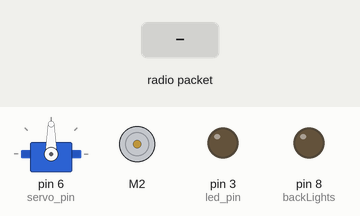
A sketch run on a simulated Arduino Uno, built with avr-gcc and run on an emulated ATmega328P. Shown: servo, DC motor (green arrow = forward, orange = backward, longer = faster), output pins drawn as LEDs (lit = HIGH). Inputs (shaded band) come from the test bench. No radio packets arrive unless stated.

Above: at 8.2 s.
8.3 s: radio packet "1" arrives
At 10.1 s:
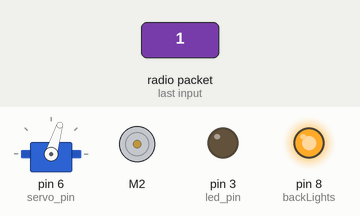
10.4 s: radio packet "0" arrives
At 11.8 s:
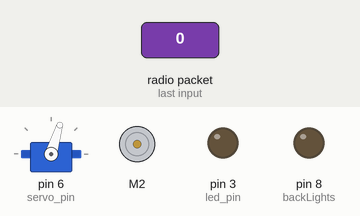
12.5 s: radio packet "2" arrives
At 12.9 s:
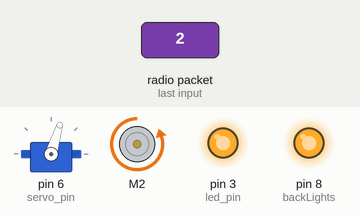
Timing chart, 0 to 15.5 s (numbered marks = the images above; inputs shaded):
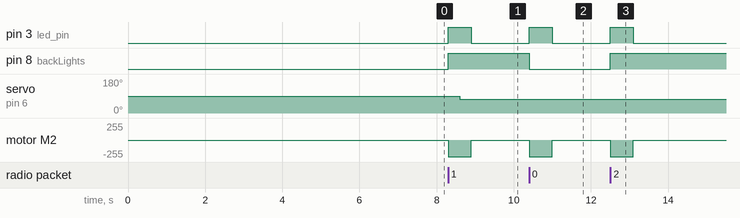

The sketch:

rover-final.ino
```cpp
#include "DataCoder.h" // for 433MHz

const int SW_pin = 7; // digital pin connected to switch output

// This is the library for the Servo motor micro
#include <ServoTimer2.h>
ServoTimer2 servo; // using the Class Servo
const int servo_pin = 6;

// This is the library for the TB6612 that contains the class Motor and all the
// functions
#include <SparkFun_TB6612.h>
// Pins for all inputs, keep in mind the PWM defines must be on PWM pins
// the default pins listed are the ones used on the Redbot (ROB-12097) with
// the exception of STBY which the Redbot controls with a physical switch
#define AIN1 2
#define AIN2 4
#define PWMA 5
#define STBY 9
// these constants are used to allow you to make your motor configuration
// line up with function names like forward.  Value can be 1 or -1
const int offsetA = 1;
// Initializing motors.  The library will allow you to initialize as many
// motors as you have memory for.  If you are using functions like forward
// that take 2 motors as arguements you can either write new functions or
// call the function more than once.
Motor motor1 = Motor(AIN1, AIN2, PWMA, offsetA, STBY);
long mval = 0;
long mval1 = 0;
float inArray[RF_DATA_ARRAY_SIZE];
union RFData inDataSeq;

// This is the library for the Radio Transmitter and Reciever 433MHz
#include "VirtualWire.h"
const int recieve_pin = 12;
const int led_pin = 3;


// Head and Back lights
const int backLights = 8;
int turnLights = 0;

void setup() {
 //    Serial.begin(9600);
     Serial.println("******** SKL Electronics *******");
     delay(3000);
     Serial.println("System started. Tests will start in 1 sec.");
     delay(3000);
     Serial.println("------------------------- - -----------------------");
  // Servo settings starts here *****
    servo.attach(servo_pin); // Setting pin 8 to be OUTPUT to the servo motor
    Serial.println("Servo diagnostics starts.");
    Serial.println("Servo go to middle position!");
    pinMode(SW_pin, INPUT);
    digitalWrite(SW_pin, HIGH);
    // Setting up Servo Test Fast Run
    /*
    servo.write(1500); // Turn Middle
    delay(2000);
    Serial.println("Servo go to Left position!");
    servo.write(1300);   // Turn Left
    delay(2000);
    Serial.println("Servo return to middle position.");
    servo.write(1500); // Turn Middle
    delay(2000);
    Serial.println("Servo try turning to RIGHT.");
    servo.write(1700);   // Turn Right
    delay(2000);
    Serial.println("Servo return in middle position.");
    servo.write(1500); // Turn Middle
    delay(2000);
    */
  // Servo settings ends here *****


  // Motor settings starts Here -----
  /*
    Serial.println("Motor diagnostics starts.");
    Serial.println("Motor go forward for 1.2 seconds");
    mval = map(600, 500, 1023, 0, 255);
    for (int i = 0; i < 10; i++){
      motor1.drive(mval);
      delay(100);
    }
    Serial.println("Motor stop!");
    motor1.brake();
    mval = 0;

    Serial.println("Motor go backwards for 1.2 seconds");
    mval1 = map(300,500, 0, 0 , -255);
    for (int i = 0; i < 10; i++){
      motor1.drive(mval1);
      delay(100);
    }
    Serial.println("Motor stop!");
    mval1 = 0;
    motor1.brake();
    delay(2000);
    */
  // Motor settings ends Here -----

  // Reciever 433MHz settings starts Here *****
     Serial.println("Reciever 433MHz start procedure begin.");
     pinMode(led_pin, OUTPUT);
     vw_set_rx_pin(recieve_pin);
     vw_set_ptt_inverted(true);
     vw_setup(1600);
     Serial.println("Starting up the listening vw_rx_start().");
     vw_rx_start();

    // test the LED
    /*
     Serial.println("Testing the diagnostic LED ON, OFF, between 2 seconds");
     digitalWrite(led_pin, HIGH);
     delay(2000);
     digitalWrite(led_pin, LOW);
     delay(2000);
     digitalWrite(led_pin, HIGH);
     delay(2000);
     digitalWrite(led_pin, LOW);
     delay(2000);
     */
  // Reciever 433MHz settings ends Here *****

  pinMode(backLights, OUTPUT);
  digitalWrite(backLights, LOW);

    Serial.println("End of diagnostics.");
    delay(1000);
    Serial.println("System boot finished.");
    Serial.println("------------------ --- ---------------------");

}


void loop() {
 //    Serial.println("Waiting for new command...");

     uint8_t buf[VW_MAX_MESSAGE_LEN];
     uint8_t buflen = VW_MAX_MESSAGE_LEN;


     if (vw_get_message(buf, &buflen)) {

      digitalWrite(led_pin, HIGH);
      for (int i = 0; i < buflen; i++){
        inDataSeq.s[i] = buf[i];
      }

      DecodeRFData(inArray, inDataSeq);
      for (int i = 0; i < RF_DATA_ARRAY_SIZE; i++){
        Serial.print((int)inArray[i]);
        Serial.print(", ");
      }
      if (inArray[2] < 1){
       Serial.println("Change Lights State!");
        if (turnLights > 0){
          Serial.println("We turn  BACK light OFF");
          turnLights = 0;
        digitalWrite(backLights, LOW);

        }  else if (turnLights == 0){
           Serial.println("We turn  BACK light ON");
          turnLights = 1;
        digitalWrite(backLights, HIGH);

        }
      }
      Serial.println("");

      if (inArray[0] > 510){
         Serial.println("FRONT DIRECTION ------------->");
         digitalWrite(led_pin, HIGH);
         mval = map(inArray[0], 511, 1023, 0, 255);
         motor1.drive(mval, 300);

         inArray[0] = 500;
      }else if (inArray[0] < 495){
         Serial.println("<------------ BACK DIRECTION");
         digitalWrite(led_pin, HIGH);
         mval1 = map(inArray[0], 494, 0, 0, -255);
         motor1.drive(mval1, 300);
         inArray[0] = 500;
      } else {
        motor1.standby();
        inArray[0] = 500;
      }

      if (inArray[1] > 530){
         Serial.println("RIGHT TURN >>>>>>>>>>>>");
         digitalWrite(led_pin, HIGH);
         servo.write(map(inArray[1], 531, 1023, 1500, 2500));
         delay(300);
      } else if (inArray[1] < 495){
         digitalWrite(led_pin, HIGH);
         Serial.println("<<<<<<<<<< LEFT TURN");
         servo.write(map(inArray[1], 494, 0, 1500, 1300));
         delay(300);
      }


    } else {
      motor1.standby();
      digitalWrite(led_pin, LOW);
    }

}
```

DataCoder.cpp
```cpp
#include "DataCoder.h"

//#include <QDebug>

void SetupRFDataTxnLink(int transmit_pin, int baudRate)
{
  vw_set_tx_pin(transmit_pin);
  vw_setup(baudRate);
}

void SetupRFDataRxnLink(int rx_pin, int baudRate)
{
  vw_set_rx_pin(rx_pin);
  vw_setup(baudRate);
  vw_rx_start();
}

bool RFLinkDataAvailable(uint8_t* buf, uint8_t* buflen)
{
if(vw_get_message(buf,buflen)) return true;
else return false;
}


void EncodeRFData(float* outArray, RFData& outData)
{
    //qDebug() << "Encoded Values..." ;

    for (int i = 0; i < RF_DATA_ARRAY_SIZE ; i++)
    {
        outData.dataBox[i] = (unsigned short)(outArray[i] * 10 * RF_DATA_DECIMAL_PLACES);

        //qDebug() << "Data:" << i << " = " << outData.dataBox[i];
    }

}

void TransmitRFData(RFData outDataSeq, RFData& inDataSeq)
{
    for (int i = 0; i < RF_DATA_ARRAY_SIZE * UNION_EXPANSION_FACTOR; i++)
    {
        inDataSeq.s[i] = outDataSeq.s[i];
    }
}

void TransmitRFData(RFData outDataSeq)
{
    //Call the VirtualWire library using outDataSeq.s[] as argument


     if(sizeof(outDataSeq.s) <= 27) //Max allowable packet size in VirtualWire library is 27 bytes
     {
         vw_send((uint8_t*)outDataSeq.s, sizeof(outDataSeq.s));

         vw_wait_tx();

         delay(200);
     }


}

void DecodeRFData(float* inArray, RFData inDataSeq)
{
    for (int i = 0; i < RF_DATA_ARRAY_SIZE ; i++)
    {
        inArray[i] = ((float)inDataSeq.dataBox[i]) / (10 * RF_DATA_DECIMAL_PLACES);

        //qDebug() << "Data Decoded:" << i << " = " << inArray[i];
    }

}
```

DataCoder.h
```cpp
//This code was written by vu2aeo and is free to distribute or modify
//I am not responsible for any damage caused due to this code
//If you distribute this code, you must do it for free
#include "VirtualWire.h"
#ifndef DATACODER_H
#define DATACODER_H

#define RF_DATA_ARRAY_SIZE 4 //The number of elements to be held in the array

#define RF_DATA_DECIMAL_PLACES 1//The number of decimal places that will be encoded

#define UNION_EXPANSION_FACTOR 2//The number of bytes occupied by each element of the encoded RFData packet. This data is
							//stored in dataBox[]. See below.

//If you change the literals above make sure that RF_DATA_ARRAY_SIZE * UNION_EXPANSION_FACTOR is less than or equal to 27
//This is the max packet size VirtualWare can handle

/* The value of RF_DATA_DECIMAL_PLACES affects data handling as follows:-

	Value		Min Value Handled			Max Value Handled
	0			0						+32767
	1			-3276.7					+3276.7
	2			-327.67					+327.67
	3			-32.767					+32.767

	and so on.......

*/

union RFData
{
    int dataBox[RF_DATA_ARRAY_SIZE];//2 bytes each. In Arduino environment, int is 2 bytes. Change this to unsigned int if you want to transmit only positive numbers. The Max value limits of data handled in the table above will then double in size.

    char s[RF_DATA_ARRAY_SIZE * UNION_EXPANSION_FACTOR];//each char is 1 byte so we need 2 chars for
                                                        //each dataBox[] element (which are currently int)
                                                        //if you change the dataBox[] elements to day floats, then
                                                        //UNION_EXPANSION_FACTOR must be = 4
};

void EncodeRFData(float* outArray, RFData& outData);

void TransmitRFData(RFData outDataSeq, RFData& inDataSeq);//Dummy function for debugging purposes

void TransmitRFData(RFData outDataSeq);

void DecodeRFData(float* inArray, RFData inDataSeq);

void SetupRFDataTxnLink(int transmit_pin, int baudRate);

void SetupRFDataRxnLink(int rx_pin, int baudRate);

bool RFLinkDataAvailable(uint8_t* buf, uint8_t* buflen);

void SetupRFDataRxnLink(int receive_pin, int baudRate);

#endif // DATACODER_H
```

Measured:
- after the input at 8.3 s, pin 3 (led_pin): LOW → HIGH at once, → LOW 0.60 s later; pin 8 (backLights): LOW → HIGH at once; servo on pin 6 (servo_pin): 90° → 73° after 0.30 s; motor M2: stopped → backward 252/255 at once, → stopped 0.60 s later
- after the input at 10.4 s, pin 3 (led_pin): LOW → HIGH at once, → LOW 0.60 s later; pin 8 (backLights): HIGH → LOW at once; motor M2: stopped → backward 252/255 at once, → stopped 0.60 s later
- after the input at 12.5 s, pin 3 (led_pin): LOW → HIGH at once, → LOW 0.60 s later; pin 8 (backLights): LOW → HIGH at once; motor M2: stopped → backward 252/255 at once, → stopped 0.60 s later
